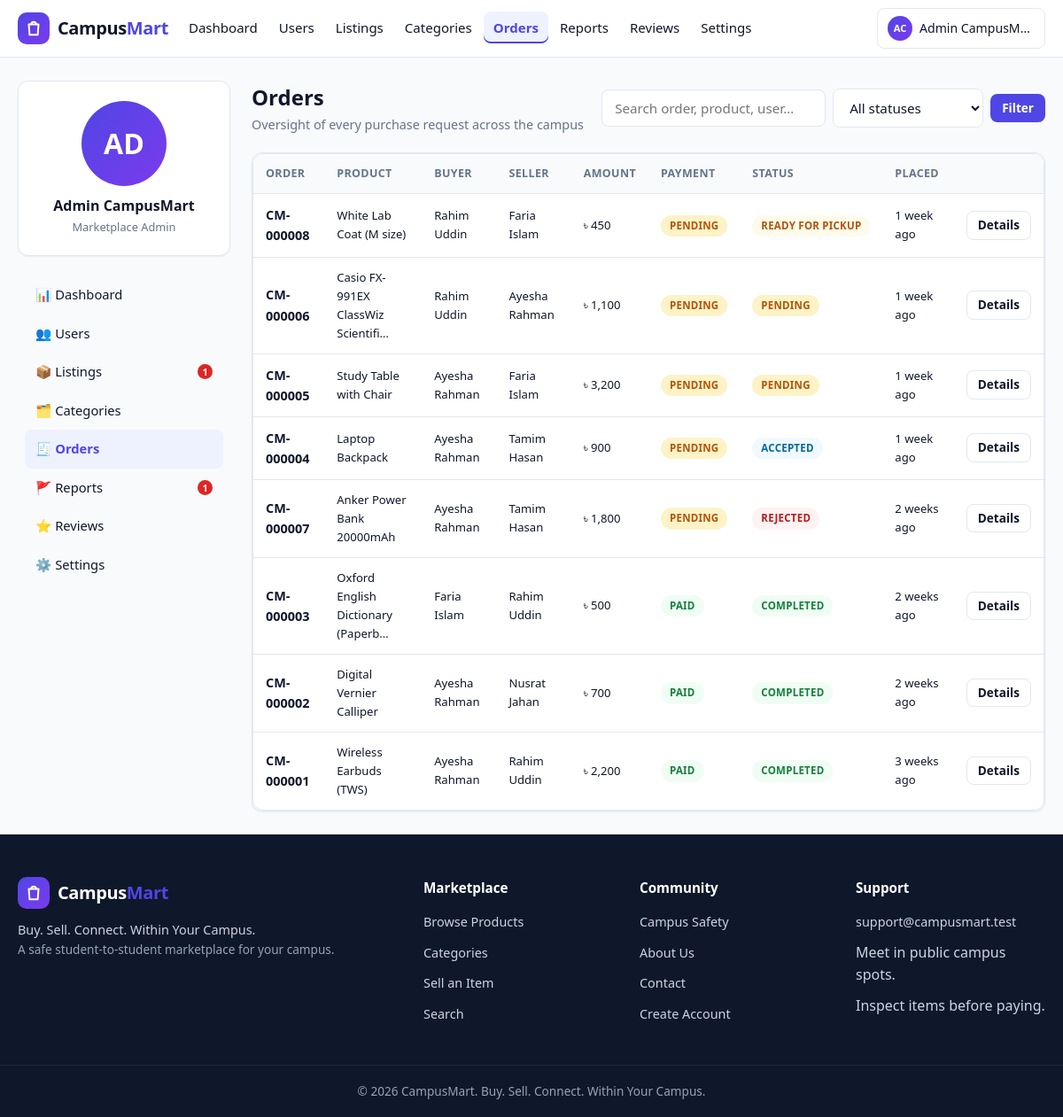
The app's page /admin/orders.php (signed in) with its own data.
### tables this page shows
CREATE TABLE users (
  id INT UNSIGNED NOT NULL AUTO_INCREMENT,
  full_name VARCHAR(100) NOT NULL,
  student_id VARCHAR(30) NOT NULL,
  email VARCHAR(150) NOT NULL,
  phone VARCHAR(20) DEFAULT NULL,
  password_hash VARCHAR(255) NOT NULL,
  department VARCHAR(100) DEFAULT NULL,
  batch VARCHAR(30) DEFAULT NULL,
  hall VARCHAR(100) DEFAULT NULL,
  profile_image VARCHAR(255) DEFAULT NULL,
  role ENUM('student','admin') NOT NULL DEFAULT 'student',
  status ENUM('active','suspended') NOT NULL DEFAULT 'active',
  is_verified TINYINT(1) NOT NULL DEFAULT 0,
  created_at DATETIME NOT NULL DEFAULT CURRENT_TIMESTAMP,
  updated_at DATETIME NOT NULL DEFAULT CURRENT_TIMESTAMP ON UPDATE CURRENT_TIMESTAMP,
  PRIMARY KEY (id),
  UNIQUE KEY uq_users_student_id (student_id),
  UNIQUE KEY uq_users_email (email),
  KEY idx_users_status (status),
  KEY idx_users_role (role)
);

CREATE TABLE orders (
  id INT UNSIGNED NOT NULL AUTO_INCREMENT,
  order_code VARCHAR(20) NOT NULL,
  buyer_id INT UNSIGNED NOT NULL,
  seller_id INT UNSIGNED NOT NULL,
  product_id INT UNSIGNED NOT NULL,
  quantity INT UNSIGNED NOT NULL DEFAULT 1,
  unit_price DECIMAL(10,2) NOT NULL,
  total_amount DECIMAL(10,2) NOT NULL,
  payment_method ENUM('cash','direct') NOT NULL DEFAULT 'cash',
  payment_status ENUM('pending','paid') NOT NULL DEFAULT 'pending',
  status ENUM('pending','accepted','ready','completed','rejected','cancelled') NOT NULL DEFAULT 'pending',
  pickup_location VARCHAR(200) DEFAULT NULL,
  pickup_time VARCHAR(150) DEFAULT NULL,
  status_history TEXT,
  created_at DATETIME NOT NULL DEFAULT CURRENT_TIMESTAMP,
  updated_at DATETIME NOT NULL DEFAULT CURRENT_TIMESTAMP ON UPDATE CURRENT_TIMESTAMP,
  completed_at DATETIME DEFAULT NULL,
  cancelled_at DATETIME DEFAULT NULL,
  PRIMARY KEY (id),
  UNIQUE KEY uq_orders_code (order_code),
  KEY idx_orders_buyer (buyer_id),
  KEY idx_orders_seller (seller_id),
  KEY idx_orders_product (product_id),
  KEY idx_orders_status (status),
  CONSTRAINT fk_orders_buyer FOREIGN KEY (buyer_id) REFERENCES users(id) ON DELETE RESTRICT,
  CONSTRAINT fk_orders_seller FOREIGN KEY (seller_id) REFERENCES users(id) ON DELETE RESTRICT,
  CONSTRAINT fk_orders_product FOREIGN KEY (product_id) REFERENCES products(id) ON DELETE RESTRICT,
  CONSTRAINT chk_orders_quantity CHECK (quantity > 0),
  CONSTRAINT chk_orders_total CHECK (total_amount >= 0)
);

CREATE TABLE products (
  id INT UNSIGNED NOT NULL AUTO_INCREMENT,
  seller_id INT UNSIGNED NOT NULL,
  category_id INT UNSIGNED NOT NULL,
  title VARCHAR(200) NOT NULL,
  description TEXT NOT NULL,
  price DECIMAL(10,2) NOT NULL,
  condition_label ENUM('New','Like New','Good','Fair','Used') NOT NULL DEFAULT 'Good',
  quantity INT UNSIGNED NOT NULL DEFAULT 1,
  location VARCHAR(150) NOT NULL,
  contact_preference ENUM('In-app message','Phone','Both') NOT NULL DEFAULT 'In-app message',
  status ENUM('draft','pending','approved','active','reserved','sold','expired','rejected','removed') NOT NULL DEFAULT 'pending',
  reject_reason VARCHAR(500) DEFAULT NULL,
  views INT UNSIGNED NOT NULL DEFAULT 0,
  expires_at DATETIME NOT NULL,
  created_at DATETIME NOT NULL DEFAULT CURRENT_TIMESTAMP,
  updated_at DATETIME NOT NULL DEFAULT CURRENT_TIMESTAMP ON UPDATE CURRENT_TIMESTAMP,
  PRIMARY KEY (id),
  KEY idx_products_seller (seller_id),
  KEY idx_products_category (category_id),
  KEY idx_products_status (status),
  KEY idx_products_created (created_at),
  KEY idx_products_price (price),
  KEY idx_products_expires (expires_at),
  FULLTEXT KEY ft_products_search (title, description),
  CONSTRAINT fk_products_seller FOREIGN KEY (seller_id) REFERENCES users(id) ON DELETE RESTRICT,
  CONSTRAINT fk_products_category FOREIGN KEY (category_id) REFERENCES categories(id) ON DELETE RESTRICT,
  CONSTRAINT chk_products_price CHECK (price >= 0),
  CONSTRAINT chk_products_quantity CHECK (quantity >= 0)
);

### includes/functions.php (called while the page is built, shortened)
<?php
function db(): PDO
{
    static $pdo = null;
    if ($pdo === null) {
        try {
            $dsn = 'mysql:host=' . DB_HOST . ';dbname=' . DB_NAME . ';charset=' . DB_CHARSET;
            $pdo = new PDO($dsn, DB_USER, DB_PASS, [
                PDO::ATTR_ERRMODE            => PDO::ERRMODE_EXCEPTION,
                PDO::ATTR_DEFAULT_FETCH_MODE => PDO::FETCH_ASSOC,
                PDO::ATTR_EMULATE_PREPARES   => false,
            ]);
        } catch (PDOException $e) {
            http_response_code(500);
            require BASE_PATH . '/404.php';
            exit('Database connection failed.');
        }
    }
    return $pdo;
}
function e(mixed $value): string
{
    return htmlspecialchars((string)$value, ENT_QUOTES, 'UTF-8');
}
function settings(?string $key = null): mixed
{
    static $cache = null;
    if ($cache === null) {
        $cache = [];
        try {
            $rows = db()->query('SELECT setting_key, setting_value FROM settings')->fetchAll();
            foreach ($rows as $row) {
                $cache[$row['setting_key']] = $row['setting_value'];
            }
        } catch (Throwable) {
            $cache = [];
        }
    }
    return $cache[$key] ?? null;
}
function is_logged_in(): bool
{
    return !empty($_SESSION['user_id']);
}
function current_user(): ?array
{
    static $user = null;
    if ($user === null) {
        $st = db()->prepare('SELECT * FROM users WHERE id = ?');
        $st->execute([(int)$_SESSION['user_id']]);
        $user = $st->fetch() ?: null;
    }
    return $user;
}
function is_admin(): bool
{
    $user = current_user();
    return $user !== null && $user['role'] === 'admin';
}
function require_admin(): void
{
    if (!is_admin()) {
        if (!is_logged_in()) {
            set_flash('error', 'Please log in to continue.');
            redirect('login.php');
        }
        http_response_code(403);
        set_flash('error', 'You do not have permission to access that page.');
        redirect('../index.php');
    }
}
function format_price(mixed $amount): string
{
    $currency = settings('currency') ?: '৳';
    return $currency . ' ' . number_format((float)$amount, 0);
}
function time_ago(?string $datetime): string
{
    $ts = strtotime($datetime);
    $diff = time() - $ts;
    $units = [
        31536000 => 'year', 2592000 => 'month', 604800 => 'week',
        86400 => 'day', 3600 => 'hour', 60 => 'minute',
    ];
    foreach ($units as $secs => $label) {
        if ($diff >= $secs) {
            $n = (int)floor($diff / $secs);
            return $n . ' ' . $label . ($n > 1 ? 's' : '') . ' ago';
        }
    }
    return 'just now';
}
function order_status_label(string $status): string
{
    $labels = [
        'pending'   => 'Pending',
        'accepted'  => 'Accepted',
        'ready'     => 'Ready for Pickup',
        'completed' => 'Completed',
        'rejected'  => 'Rejected',
        'cancelled' => 'Cancelled',
    ];
    return $labels[$status] ?? ucfirst($status);
}
function order_status_class(string $status): string
{
    $map = [
        'pending' => 'pending', 'accepted' => 'info', 'ready' => 'warning',
        'completed' => 'success', 'rejected' => 'danger', 'cancelled' => 'muted',
    ];
    return $map[$status] ?? 'muted';
}
function run_expiry_check(): void
{
    try {
        $last = (int)(settings('_last_expiry_check') ?: 0);
    } catch (Throwable) {
    }
}

### includes/admin-auth.php (called while the page is built, shortened)
<?php
require_once __DIR__ . '/../includes/init.php';
require_admin();

### includes/init.php (called while the page is built, shortened)
<?php
require_once __DIR__ . '/../includes/functions.php';
run_expiry_check();

### admin/orders.php (the view, shortened to what this page needs)
<?php
require_once __DIR__ . '/../includes/admin-auth.php';
$pdo = db();
$search = trim((string)($_GET['q'] ?? ''));
$page = max(1, (int)($_GET['page'] ?? 1));
$perPage = 20;
$offset = ($page - 1) * $perPage;
$sql = "SELECT o.*, p.title AS product_title, b.full_name AS buyer_name, s.full_name AS seller_name
        FROM orders o
        JOIN products p ON p.id = o.product_id
        JOIN users b ON b.id = o.buyer_id
        JOIN users s ON s.id = o.seller_id
        WHERE 1=1";
$params = [];
$sql .= ' ORDER BY o.created_at DESC LIMIT ? OFFSET ?';
$params[] = $perPage;
$params[] = $offset;
$st = $pdo->prepare($sql);
$st->execute($params);
$orders = $st->fetchAll();
$activeNav = 'orders';
require __DIR__ . '/../includes/header.php';
?>
<div class="dash-wrap">
  <?php require __DIR__ . '/_sidebar.php'; ?>
  <main class="dash-main">
    <div class="dash-header">
      <div>
        <h1>Orders</h1>
        <div class="sub">Oversight of every purchase request across the campus</div>
      </div>
      <form method="get" action="orders.php" class="filter-form">
        <input class="form-control" type="search" name="q" value="<?= e($search) ?>" placeholder="Search order, product, user…">
        <select class="form-control" name="status" onchange="this.form.submit()">
          <option value="">All statuses</option>
        </select>
        <button class="btn btn-primary btn-sm" type="submit">Filter</button>
      </form>
    </div>
    <?php if (empty($orders)): ?>
      <div class="card empty-state">
        <div class="empty-icon">🧾</div>
        <h3>No orders found</h3>
        <p>Try adjusting the filters above.</p>
      </div>
    <?php else: ?>
      <div class="card table-card">
        <div class="table-wrap">
          <table class="table">
            <thead>
              <tr>
                <th>Order</th>
                <th>Product</th>
                <th>Buyer</th>
                <th>Seller</th>
                <th>Amount</th>
                <th>Payment</th>
                <th>Status</th>
                <th>Placed</th>
                <th></th>
              </tr>
            </thead>
            <tbody>
              <?php foreach ($orders as $o): ?>
                <tr>
                  <td><strong><?= e($o['order_code']) ?></strong></td>
                  <td class="text-small"><?= e(mb_strimwidth($o['product_title'], 0, 34, '…')) ?></td>
                  <td class="text-small"><?= e($o['buyer_name']) ?></td>
                  <td class="text-small"><?= e($o['seller_name']) ?></td>
                  <td class="text-small"><?= e(format_price($o['total_amount'])) ?></td>
                  <td><span class="badge badge-<?= $o['payment_status'] === 'paid' ? 'success' : 'pending' ?>"><?= e(ucfirst($o['payment_status'])) ?></span></td>
                  <td><span class="badge badge-<?= e(order_status_class($o['status'])) ?>"><?= e(order_status_label($o['status'])) ?></span></td>
                  <td class="text-small"><?= e(time_ago($o['created_at'])) ?></td>
                  <td><button type="button" class="btn btn-ghost btn-sm" data-open-modal="orderModal<?= (int)$o['id'] ?>">Details</button></td>
                </tr>
              <?php endforeach; ?>
            </tbody>
          </table>
        </div>
      </div>
    <?php endif; ?>
  </main>
</div>
<?php require __DIR__ . '/../includes/footer.php'; ?>

### includes/navbar.php (shortened to what this page needs)
<?php
$navUser = current_user();
$navScript = basename($_SERVER['SCRIPT_NAME'] ?? '');
$navDir = basename(dirname($_SERVER['SCRIPT_NAME'] ?? ''));
if ($navDir === 'admin') {
    $navActive = $navScript;
}
function nav_active(string $key, string $current): string
{
    return $current === $key ? ' class="active"' : '';
}
function nav_initials(array $user): string
{
    $words = preg_split('/\s+/', trim($user['full_name']));
    $initials = '';
    foreach (array_slice($words ?: [], 0, 2) as $w) {
        $initials .= mb_substr($w, 0, 1);
    }
    return strtoupper($initials ?: 'U');
}
?>
<header class="navbar">
  <div class="nav-container">
    <a class="navbar-brand" href="<?= e(APP_BASE_URL . '/index.php') ?>">
      <span class="brand-mark" aria-hidden="true">
        <svg viewBox="0 0 24 24" fill="none" stroke="currentColor" stroke-width="2.2" stroke-linecap="round" stroke-linejoin="round" width="22" height="22">
          <path d="M6 7h12l-1 13H7L6 7z"/>
          <path d="M9 7a3 3 0 0 1 6 0"/>
        </svg>
      </span>
      <span class="brand-name">Campus<em>Mart</em></span>
    </a>
    <nav class="nav-links" id="navLinks" aria-label="Main navigation">
      <ul class="nav-menu">
        <?php if ($navUser && $navUser['role'] === 'admin'): ?>
          <li><a href="<?= e(APP_BASE_URL . '/admin/dashboard.php') ?>"<?= nav_active('dashboard.php', $navActive) ?>>Dashboard</a></li>
          <li><a href="<?= e(APP_BASE_URL . '/admin/users.php') ?>"<?= nav_active('users.php', $navActive) ?>>Users</a></li>
          <li><a href="<?= e(APP_BASE_URL . '/admin/products.php') ?>"<?= nav_active('products.php', $navActive) ?>>Listings</a></li>
          <li><a href="<?= e(APP_BASE_URL . '/admin/categories.php') ?>"<?= nav_active('categories.php', $navActive) ?>>Categories</a></li>
          <li><a href="<?= e(APP_BASE_URL . '/admin/orders.php') ?>"<?= nav_active('orders.php', $navActive) ?>>Orders</a></li>
          <li><a href="<?= e(APP_BASE_URL . '/admin/reports.php') ?>"<?= nav_active('reports.php', $navActive) ?>>Reports</a></li>
          <li><a href="<?= e(APP_BASE_URL . '/admin/reviews.php') ?>"<?= nav_active('reviews.php', $navActive) ?>>Reviews</a></li>
          <li><a href="<?= e(APP_BASE_URL . '/admin/settings.php') ?>"<?= nav_active('settings.php', $navActive) ?>>Settings</a></li>
        <?php endif; ?>
      </ul>
      <ul class="nav-actions">
        <?php if (!$navUser): ?>
          <li><a class="btn btn-ghost btn-sm" href="<?= e(APP_BASE_URL . '/login.php') ?>">Login</a></li>
          <li><a class="btn btn-primary btn-sm" href="<?= e(APP_BASE_URL . '/register.php') ?>">Register</a></li>
        <?php else: ?>
          <li class="nav-user">
            <a class="user-chip" href="<?= e(APP_BASE_URL . ($navUser['role'] === 'admin' ? '/admin/dashboard.php' : '/user/profile.php')) ?>">
              <span class="avatar avatar-xs" data-initials="<?= e(nav_initials($navUser)) ?>"></span>
              <span class="user-name"><?= e($navUser['full_name']) ?></span>
            </a>
          </li>
        <?php endif; ?>
      </ul>
    </nav>
  </div>
</header>

### admin/_sidebar.php (shortened to what this page needs)
<?php
$admin = current_user();
$pendingListings = (int)db()->query("SELECT COUNT(*) FROM products WHERE status = 'pending'")->fetchColumn();
$pendingReports = (int)db()->query("SELECT COUNT(*) FROM reports WHERE status = 'pending'")->fetchColumn();
$navItems = [
    'dashboard'   => ['📊', 'Dashboard', 'dashboard.php'],
    'users'       => ['👥', 'Users', 'users.php'],
    'products'    => ['📦', 'Listings', 'products.php'],
    'categories'  => ['🗂️', 'Categories', 'categories.php'],
    'orders'      => ['🧾', 'Orders', 'orders.php'],
    'reports'     => ['🚩', 'Reports', 'reports.php'],
    'reviews'     => ['⭐', 'Reviews', 'reviews.php'],
    'settings'    => ['⚙️', 'Settings', 'settings.php'],
];
?>
<aside class="dash-side">
  <div class="card dash-profile">
    <span class="avatar avatar-lg" data-initials="<?= e(strtoupper(substr($admin['full_name'], 0, 2))) ?>">
    </span>
    <div class="name"><?= e($admin['full_name']) ?></div>
    <div class="role">Marketplace Admin</div>
  </div>
  <nav class="dash-nav">
    <?php foreach ($navItems as $key => $item): ?>
      <a href="<?= e(APP_BASE_URL . '/admin/' . $item[2]) ?>" class="<?= $activeNav === $key ? 'active' : '' ?>"><?= $item[0] ?> <?= e($item[1]) ?>
        <?php if ($key === 'products' && $pendingListings > 0): ?><span class="nav-badge"><?= (int)$pendingListings ?></span><?php endif; ?>
        <?php if ($key === 'reports' && $pendingReports > 0): ?><span class="nav-badge"><?= (int)$pendingReports ?></span><?php endif; ?>
      </a>
    <?php endforeach; ?>
  </nav>
</aside>

### records on screen
users: full_name "Admin CampusM…", full_name "Admin CampusMart"
orders: order_code "CM-000008", product.title "White Lab Coat (M size)", buyer.full_name "Rahim Uddin", seller.full_name "Faria Islam", total_amount "৳ 450", payment_status "PENDING", status "READY FOR PICKUP", created_at "1 week ago"
orders: order_code "CM-000006", product.title "Casio FX-991EX ClassWiz Scientifi…", buyer.full_name "Rahim Uddin", seller.full_name "Ayesha Rahman", total_amount "৳ 1,100", payment_status "PENDING", status "PENDING", created_at "1 week ago"
orders: order_code "CM-000005", product.title "Study Table with Chair", buyer.full_name "Ayesha Rahman", seller.full_name "Faria Islam", total_amount "৳ 3,200", payment_status "PENDING", status "PENDING", created_at "1 week ago"
orders: order_code "CM-000004", product.title "Laptop Backpack", buyer.full_name "Ayesha Rahman", seller.full_name "Tamim Hasan", total_amount "৳ 900", payment_status "PENDING", status "ACCEPTED", created_at "1 week ago"
orders: order_code "CM-000007", product.title "Anker Power Bank 20000mAh", buyer.full_name "Ayesha Rahman", seller.full_name "Tamim Hasan", total_amount "৳ 1,800", payment_status "PENDING", status "REJECTED", created_at "2 weeks ago"
orders: order_code "CM-000003", product.title "Oxford English Dictionary (Paperb…", buyer.full_name "Faria Islam", seller.full_name "Rahim Uddin", total_amount "৳ 500", payment_status "PAID", status "COMPLETED", created_at "2 weeks ago"
orders: order_code "CM-000002", product.title "Digital Vernier Calliper", buyer.full_name "Ayesha Rahman", seller.full_name "Nusrat Jahan", total_amount "৳ 700", payment_status "PAID", status "COMPLETED", created_at "2 weeks ago"
orders: order_code "CM-000001", product.title "Wireless Earbuds (TWS)", buyer.full_name "Ayesha Rahman", seller.full_name "Rahim Uddin", total_amount "৳ 2,200", payment_status "PAID", status "COMPLETED", created_at "3 weeks ago"

### other values on screen
$item[0] "📊"
$item[1] "Dashboard"
$item[0] "👥"
$item[1] "Users"
$item[0] "📦"
$item[1] "Listings"
$pendingListings "1"
$item[0] "🗂️"
$item[1] "Categories"
$item[0] "🧾"
$item[1] "Orders"
$item[0] "🚩"
$item[1] "Reports"
$pendingReports "1"
$item[0] "⭐"
